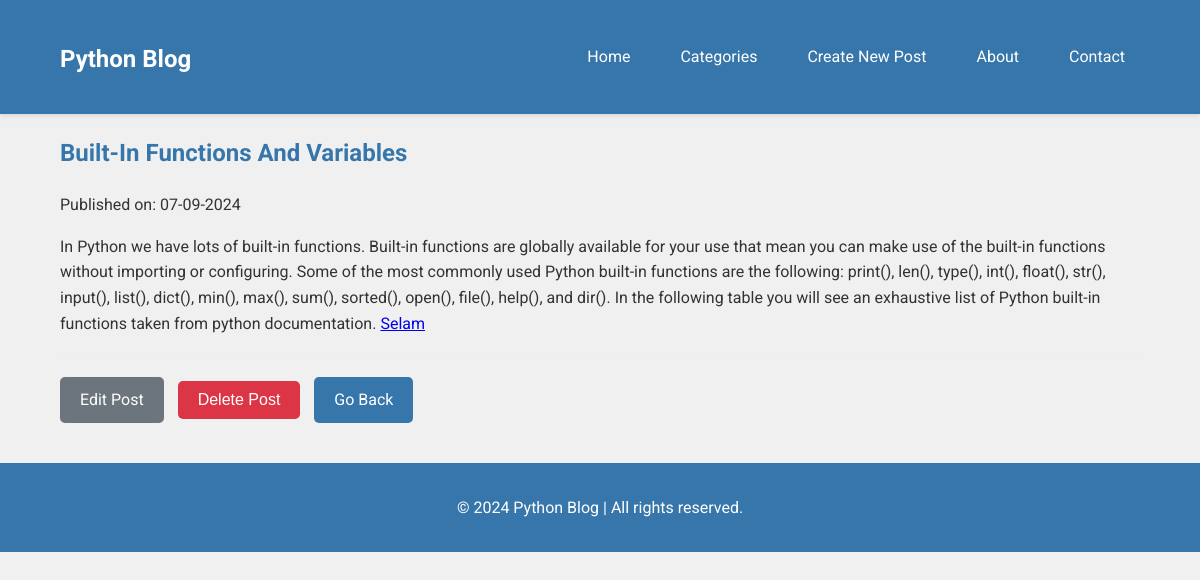
/post/11, run on the app's committed database.
### app/models.py (models this page shows, shortened)
class BlogPost(db.Model):
    id = db.Column(db.Integer, primary_key=True)
    title = db.Column(db.String(100), nullable=False)
    content = db.Column(db.Text, nullable=False)
    date_posted = db.Column(db.DateTime, nullable=False, default=datetime.utcnow)
    sections = db.relationship('BlogPostSection', backref='post', lazy=True)

### app/routes.py (the view)
@app.route('/post/<int:post_id>')
def post(post_id):
    post = BlogPost.query.options(db.joinedload(BlogPost.sections)).get_or_404(post_id)
    return render_template('blog_post.html', post=post)

### app/templates/blog_post.html (shortened to what this page needs)
{% extends "base.html" %}  {% block content %}
<article class="post">
  <h1>{{ post.title }}</h1>
  <p class="post-date">
    Published on: {{ post.date_posted.strftime('%d-%m-%Y') }}
  </p>
  <div class="post-content">{{ post.content | safe }}</div>
</article>
<div class="post-actions">
  <a
    href="{{ url_for('edit_post', post_id=post.id) }}"
    class="btn btn-secondary"
    >Edit Post</a
  >
  <form
    action="{{ url_for('delete_post', post_id=post.id) }}"
    method="POST"
    style="display: inline"
  >
    <button
      type="submit"
      class="btn btn-danger"
      onclick="return confirm('Are you sure you want to delete this post?');"
    >
      Delete Post
    </button>
  </form>
  <a href="{{ url_for('index') }}" class="btn">Go Back</a>
</div>
{% endblock %}

### app/static/css/style.css (style rules this page uses)
:root { --primary-color: #3776ab; --secondary-color: #ffd43b; --background-color: #f0f0f0; --text-color: #333; --nav-hover-color: #1d4166; }
body { font-family: "Roboto", sans-serif; line-height: 1.6; margin: 0; padding: 0; background-color: var(--background-color); color: var(--text-color); }
h1, h2, h3, h4, h5, h6 { color: var(--primary-color); }
.btn { display: inline-block; background: var(--primary-color); color: white; padding: 10px 15px; border: none; border-radius: 5px; text-decoration: none; font-size: 1rem; transition: background-color 0.3s ease, transform 0.3s ease; }
.post-actions { margin-top: 20px; padding-top: 20px; border-top: 1px solid #eee; }
.post-actions .btn { margin-right: 10px; }
.btn { padding: 10px 20px; font-size: 16px; cursor: pointer; }
.btn-secondary { background-color: #6c757d; color: white; border: none; }
.btn { padding: 10px 20px; font-size: 16px; cursor: pointer; margin-right: 10px; }
.btn-danger { background-color: #dc3545; color: white; border: none; }

### data on the page
BlogPost: title "Built-In Functions And Variables", date_posted "07-09-2024", content "In Python we have lots of built-in functions. Built-in functions are globally available for your use that mean you can make use of the built-in functions without importing or configuring. Some of the most commonly used Python built-in functions are the following: print(), len(), type(), int(), float(), str(), input(), list(), dict(), min(), max(), sum(), sorted(), open(), file(), help(), and dir(). In the following table you will see an exhaustive list of Python built-in functions taken from python documentation. Selam"
